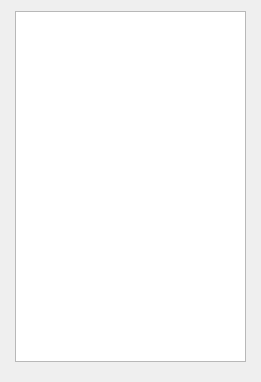
<?xml version="1.0" encoding="UTF-8"?>
<ui version="4.0">
 <class>regular</class>
 <widget class="QDialog" name="regular">
  <property name="geometry">
   <rect>
    <x>0</x>
    <y>0</y>
    <width>261</width>
    <height>382</height>
   </rect>
  </property>
  <property name="windowTitle">
   <string>Dialog</string>
  </property>
  <widget class="QTableView" name="tableView">
   <property name="geometry">
    <rect>
     <x>15</x>
     <y>11</y>
     <width>231</width>
     <height>351</height>
    </rect>
   </property>
  </widget>
 </widget>
 <resources/>
 <connections/>
</ui>
